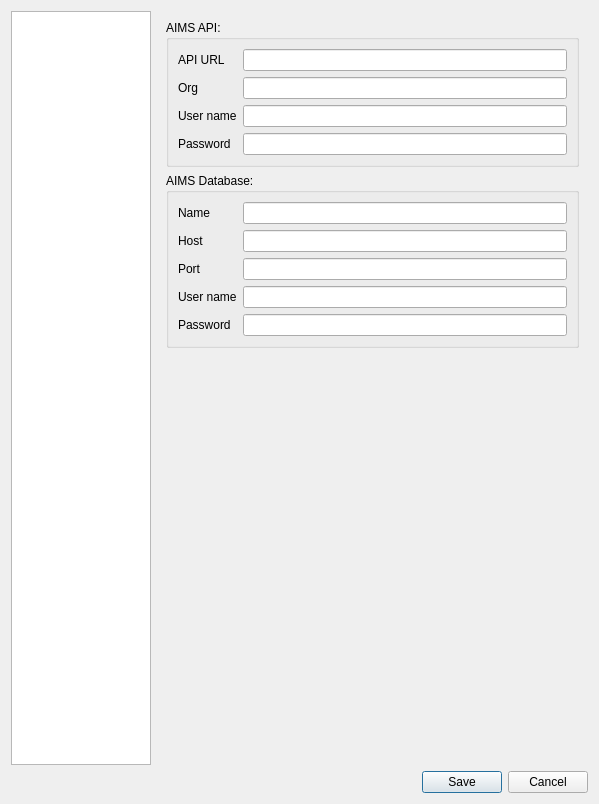
<?xml version="1.0" encoding="UTF-8"?>
<ui version="4.0">
 <class>Dialog</class>
 <widget class="QDialog" name="Dialog">
  <property name="geometry">
   <rect>
    <x>0</x>
    <y>0</y>
    <width>599</width>
    <height>804</height>
   </rect>
  </property>
  <property name="windowTitle">
   <string>Dialog</string>
  </property>
  <layout class="QGridLayout" name="gridLayout">
   <item row="0" column="0">
    <layout class="QHBoxLayout" name="horizontalLayout">
     <item>
      <widget class="QListWidget" name="uListOptions">
       <property name="maximumSize">
        <size>
         <width>140</width>
         <height>16777215</height>
        </size>
       </property>
      </widget>
     </item>
     <item>
      <widget class="QStackedWidget" name="uStackedWidget">
       <property name="currentIndex">
        <number>0</number>
       </property>
       <widget class="QWidget" name="uUserConfig">
        <layout class="QGridLayout" name="gridLayout_3">
         <item row="1" column="0">
          <spacer name="verticalSpacer">
           <property name="orientation">
            <enum>Qt::Vertical</enum>
           </property>
           <property name="sizeHint" stdset="0">
            <size>
             <width>20</width>
             <height>40</height>
            </size>
           </property>
          </spacer>
         </item>
         <item row="0" column="0">
          <layout class="QGridLayout" name="gridLayout_2">
           <item row="0" column="0">
            <widget class="QGroupBox" name="groupBox">
             <property name="title">
              <string>AIMS API:</string>
             </property>
             <layout class="QGridLayout" name="gridLayout_7">
              <item row="0" column="0">
               <layout class="QGridLayout" name="gridLayout_6">
                <item row="3" column="0">
                 <widget class="QLabel" name="lApiPassword">
                  <property name="text">
                   <string>Password</string>
                  </property>
                 </widget>
                </item>
                <item row="1" column="0">
                 <widget class="QLabel" name="lApiOrg">
                  <property name="text">
                   <string>Org</string>
                  </property>
                 </widget>
                </item>
                <item row="2" column="0">
                 <widget class="QLabel" name="lApiUserName">
                  <property name="text">
                   <string>User name</string>
                  </property>
                 </widget>
                </item>
                <item row="0" column="0">
                 <widget class="QLabel" name="lApiUrl">
                  <property name="text">
                   <string>API URL</string>
                  </property>
                 </widget>
                </item>
                <item row="0" column="1">
                 <widget class="QLineEdit" name="url_api"/>
                </item>
                <item row="1" column="1">
                 <widget class="QLineEdit" name="user_org"/>
                </item>
                <item row="3" column="1">
                 <widget class="QLineEdit" name="user_pass"/>
                </item>
                <item row="2" column="1">
                 <widget class="QLineEdit" name="user_name"/>
                </item>
               </layout>
              </item>
             </layout>
            </widget>
           </item>
           <item row="1" column="0">
            <widget class="QGroupBox" name="groupBox_2">
             <property name="title">
              <string>AIMS Database:</string>
             </property>
             <layout class="QGridLayout" name="gridLayout_9">
              <item row="0" column="0">
               <layout class="QGridLayout" name="gridLayout_8">
                <item row="4" column="0">
                 <widget class="QLabel" name="lDbPassword">
                  <property name="text">
                   <string>Password</string>
                  </property>
                 </widget>
                </item>
                <item row="3" column="0">
                 <widget class="QLabel" name="lDbUserName">
                  <property name="text">
                   <string>User name</string>
                  </property>
                 </widget>
                </item>
                <item row="0" column="0">
                 <widget class="QLabel" name="lDbName">
                  <property name="text">
                   <string>Name</string>
                  </property>
                 </widget>
                </item>
                <item row="1" column="0">
                 <widget class="QLabel" name="lDbHost">
                  <property name="text">
                   <string>Host</string>
                  </property>
                 </widget>
                </item>
                <item row="2" column="0">
                 <widget class="QLabel" name="lDbPort">
                  <property name="text">
                   <string>Port</string>
                  </property>
                 </widget>
                </item>
                <item row="1" column="1">
                 <widget class="QLineEdit" name="db_host"/>
                </item>
                <item row="0" column="1">
                 <widget class="QLineEdit" name="db_name"/>
                </item>
                <item row="2" column="1">
                 <widget class="QLineEdit" name="db_port"/>
                </item>
                <item row="3" column="1">
                 <widget class="QLineEdit" name="db_user"/>
                </item>
                <item row="4" column="1">
                 <widget class="QLineEdit" name="db_password"/>
                </item>
               </layout>
              </item>
             </layout>
            </widget>
           </item>
          </layout>
         </item>
        </layout>
       </widget>
       <widget class="QWidget" name="uDevConfig">
        <layout class="QGridLayout" name="gridLayout_5">
         <item row="0" column="0">
          <layout class="QGridLayout" name="gridLayout_4">
           <item row="0" column="0">
            <widget class="QGroupBox" name="groupBox_3">
             <property name="title">
              <string>Develop Settings:</string>
             </property>
             <layout class="QGridLayout" name="gridLayout_11">
              <item row="0" column="0">
               <layout class="QGridLayout" name="gridLayout_10">
                <item row="7" column="0">
                 <widget class="QLabel" name="lThreadKeepalive">
                  <property name="text">
                   <string>thread_keepalive</string>
                  </property>
                 </widget>
                </item>
                <item row="4" column="0">
                 <widget class="QLabel" name="lPageLimit">
                  <property name="text">
                   <string>page_limit</string>
                  </property>
                 </widget>
                </item>
                <item row="5" column="0">
                 <widget class="QLabel" name="lPoolPageCheckDelay">
                  <property name="text">
                   <string>pool_page_check_delay</string>
                  </property>
                 </widget>
                </item>
                <item row="1" column="0">
                 <widget class="QLabel" name="lThreadJoinTimeout">
                  <property name="text">
                   <string>thread_join_timeout</string>
                  </property>
                 </widget>
                </item>
                <item row="3" column="0">
                 <widget class="QLabel" name="lFirstPage">
                  <property name="text">
                   <string>first_page</string>
                  </property>
                 </widget>
                </item>
                <item row="2" column="0">
                 <widget class="QLabel" name="lMaxFeatureCount">
                  <property name="text">
                   <string>max_feature_count</string>
                  </property>
                 </widget>
                </item>
                <item row="17" column="0">
                 <widget class="QLabel" name="lMergeResponse">
                  <property name="text">
                   <string>merge_response</string>
                  </property>
                 </widget>
                </item>
                <item row="15" column="0">
                 <widget class="QLabel" name="lResPath">
                  <property name="text">
                   <string>res_path</string>
                  </property>
                 </widget>
                </item>
                <item row="12" column="0">
                 <widget class="QLabel" name="lNezero">
                  <property name="text">
                   <string>nezero</string>
                  </property>
                 </widget>
                </item>
                <item row="14" column="0">
                 <widget class="QLabel" name="lDefSep">
                  <property name="text">
                   <string>def_sep</string>
                  </property>
                 </widget>
                </item>
                <item row="16" column="0">
                 <widget class="QLabel" name="lLocalAdl">
                  <property name="text">
                   <string>local_adl</string>
                  </property>
                 </widget>
                </item>
                <item row="18" column="0">
                 <widget class="QLabel" name="lMergeExclude">
                  <property name="text">
                   <string>merge_exclude</string>
                  </property>
                 </widget>
                </item>
                <item row="19" column="0">
                 <widget class="QLabel" name="lHackSupInd">
                  <property name="text">
                   <string>hack_sup_ind</string>
                  </property>
                 </widget>
                </item>
                <item row="13" column="0">
                 <widget class="QLabel" name="lSkipNull">
                  <property name="text">
                   <string>skip_null</string>
                  </property>
                 </widget>
                </item>
                <item row="0" column="0">
                 <widget class="QLabel" name="lTestMode">
                  <property name="text">
                   <string>test_mode</string>
                  </property>
                 </widget>
                </item>
                <item row="8" column="0">
                 <widget class="QLabel" name="lLastPageGuess">
                  <property name="text">
                   <string>last_page_guess</string>
                  </property>
                 </widget>
                </item>
                <item row="10" column="0">
                 <widget class="QLabel" name="lEnableEntityEvaluation">
                  <property name="text">
                   <string>enable_entity_evaluation</string>
                  </property>
                 </widget>
                </item>
                <item row="9" column="0">
                 <widget class="QLabel" name="lNullPageValue">
                  <property name="text">
                   <string>null_page_value</string>
                  </property>
                 </widget>
                </item>
                <item row="11" column="0">
                 <widget class="QLabel" name="lSwzero">
                  <property name="text">
                   <string>swzero</string>
                  </property>
                 </widget>
                </item>
                <item row="20" column="0">
                 <widget class="QLabel" name="lCtInd">
                  <property name="text">
                   <string>ct_ind</string>
                  </property>
                 </widget>
                </item>
                <item row="0" column="1">
                 <widget class="QLineEdit" name="const_test_mode"/>
                </item>
                <item row="1" column="1">
                 <widget class="QLineEdit" name="const_thread_join_timeout"/>
                </item>
                <item row="2" column="1">
                 <widget class="QLineEdit" name="const_max_feature_count"/>
                </item>
                <item row="3" column="1">
                 <widget class="QLineEdit" name="const_first_page"/>
                </item>
                <item row="5" column="1">
                 <widget class="QLineEdit" name="const_pool_page_check_delay"/>
                </item>
                <item row="4" column="1">
                 <widget class="QLineEdit" name="const_page_limit"/>
                </item>
                <item row="6" column="1">
                 <widget class="QLineEdit" name="const_queue_check_delay"/>
                </item>
                <item row="7" column="1">
                 <widget class="QLineEdit" name="const_thread_keepalive"/>
                </item>
                <item row="8" column="1">
                 <widget class="QLineEdit" name="const_last_page_guess">
                  <property name="text">
                   <string/>
                  </property>
                 </widget>
                </item>
                <item row="9" column="1">
                 <widget class="QLineEdit" name="const_null_page_value"/>
                </item>
                <item row="11" column="1">
                 <widget class="QLineEdit" name="const_swzero"/>
                </item>
                <item row="12" column="1">
                 <widget class="QLineEdit" name="const_nezero"/>
                </item>
                <item row="13" column="1">
                 <widget class="QLineEdit" name="const_skip_null"/>
                </item>
                <item row="14" column="1">
                 <widget class="QLineEdit" name="const_def_sep"/>
                </item>
                <item row="16" column="1">
                 <widget class="QLineEdit" name="const_local_adl"/>
                </item>
                <item row="18" column="1">
                 <widget class="QLineEdit" name="const_merge_exclude"/>
                </item>
                <item row="17" column="1">
                 <widget class="QLineEdit" name="const_merge_response"/>
                </item>
                <item row="19" column="1">
                 <widget class="QLineEdit" name="const_hack_sup_ind"/>
                </item>
                <item row="20" column="1">
                 <widget class="QLineEdit" name="const_ct_ind"/>
                </item>
                <item row="6" column="0">
                 <widget class="QLabel" name="lQueueCheckDelay">
                  <property name="text">
                   <string>queue_check_delay</string>
                  </property>
                 </widget>
                </item>
                <item row="10" column="1">
                 <widget class="QLineEdit" name="const_enable_entity_evaluation"/>
                </item>
                <item row="15" column="1">
                 <widget class="QLineEdit" name="const_res_path"/>
                </item>
               </layout>
              </item>
              <item row="1" column="0">
               <spacer name="verticalSpacer_2">
                <property name="orientation">
                 <enum>Qt::Vertical</enum>
                </property>
                <property name="sizeHint" stdset="0">
                 <size>
                  <width>20</width>
                  <height>40</height>
                 </size>
                </property>
               </spacer>
              </item>
             </layout>
            </widget>
           </item>
          </layout>
         </item>
        </layout>
       </widget>
      </widget>
     </item>
    </layout>
   </item>
   <item row="1" column="0">
    <widget class="QDialogButtonBox" name="buttonBox">
     <property name="orientation">
      <enum>Qt::Horizontal</enum>
     </property>
     <property name="standardButtons">
      <set>QDialogButtonBox::Cancel|QDialogButtonBox::Save</set>
     </property>
    </widget>
   </item>
  </layout>
 </widget>
 <resources/>
 <connections>
  <connection>
   <sender>buttonBox</sender>
   <signal>accepted()</signal>
   <receiver>Dialog</receiver>
   <slot>accept()</slot>
   <hints>
    <hint type="sourcelabel">
     <x>248</x>
     <y>254</y>
    </hint>
    <hint type="destinationlabel">
     <x>157</x>
     <y>274</y>
    </hint>
   </hints>
  </connection>
  <connection>
   <sender>buttonBox</sender>
   <signal>rejected()</signal>
   <receiver>Dialog</receiver>
   <slot>reject()</slot>
   <hints>
    <hint type="sourcelabel">
     <x>316</x>
     <y>260</y>
    </hint>
    <hint type="destinationlabel">
     <x>286</x>
     <y>274</y>
    </hint>
   </hints>
  </connection>
 </connections>
</ui>
